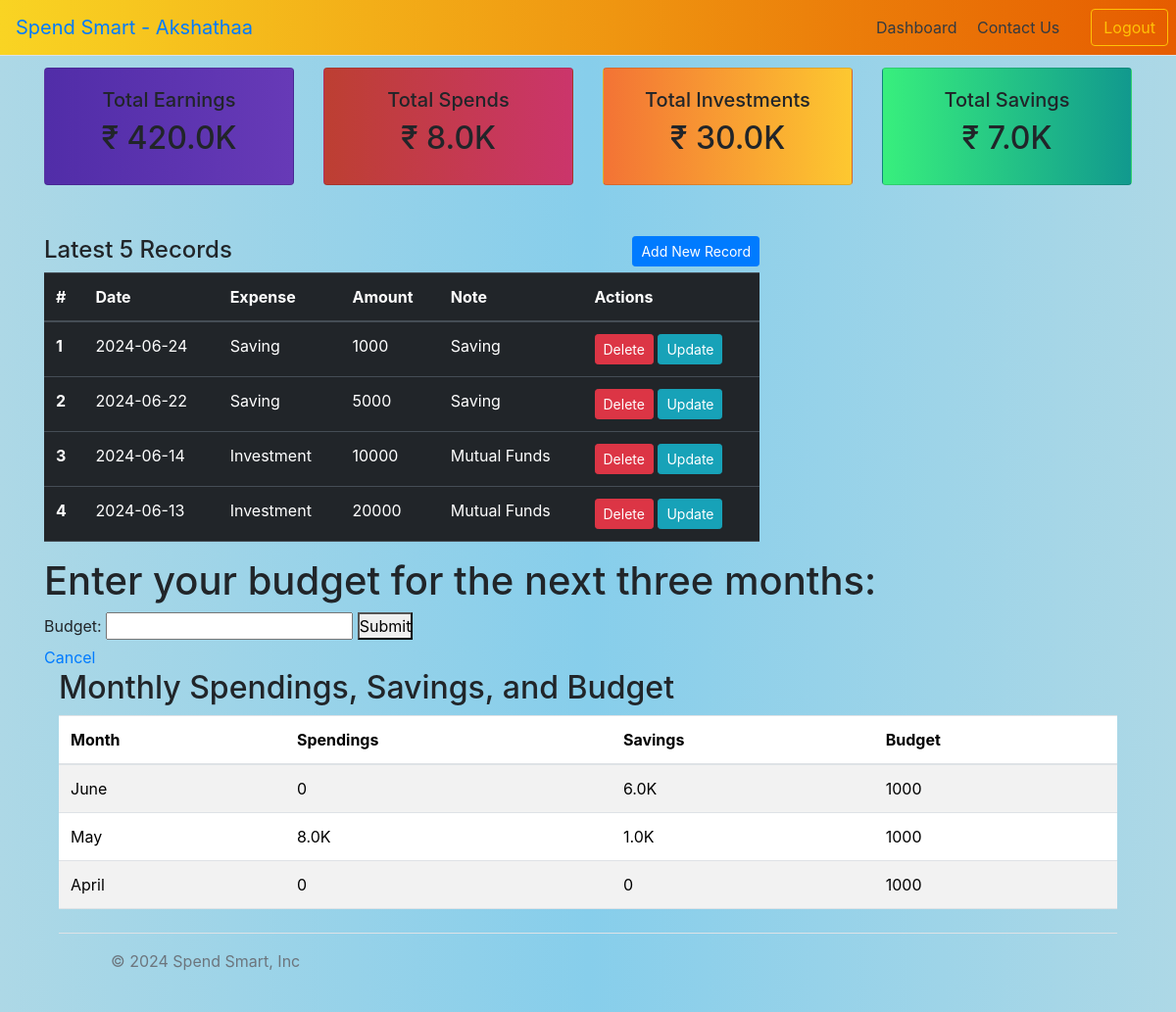
Screenshot of /home (signed in) with the database file from the repository.
### tables this page shows
CREATE TABLE user_login (user_id INTEGER PRIMARY KEY AUTOINCREMENT, username VARCHAR(30) NOT NULL, 
        email VARCHAR(30) NOT NULL UNIQUE, password VARCHAR(20) NOT NULL);

CREATE TABLE user_expenses (id INTEGER PRIMARY KEY AUTOINCREMENT, user_id INTEGER NOT NULL, pdate DATE NOT 
        NULL, expense VARCHAR(10) NOT NULL, amount INTEGER NOT NULL, pdescription VARCHAR(50), FOREIGN KEY (user_id) 
        REFERENCES user_login(user_id));

### main.py (the view)
@app.route('/home')
def home():
    if 'user_id' in session:
        budget = session.get('budget', 1000)  # Use the budget from the session, or default to 1000 if it's not set
        query = """SELECT * FROM user_login WHERE user_id = {}""".format(session['user_id'])
        userdata = support.execute_query("search", query)
        table_query = """SELECT * FROM user_expenses WHERE user_id = {} ORDER BY pdate DESC""".format(session['user_id'])
        table_data = support.execute_query("search", table_query)
        df = pd.DataFrame(table_data, columns=['#', 'User_Id', 'Date', 'Expense', 'Amount', 'Note'])
        df = support.generate_df(df)
        try:
            earning, spend, invest, saving = support.top_tiles(df)
        except:
            earning, spend, invest, saving = 0, 0, 0, 0
        monthly_data = support.get_monthly_spendings_and_savings(df, budget)
        return render_template('home.html',
                               user_name=userdata[0][1],
                               df_size=df.shape[0],
                               df=jsonify(df.to_json()),
                               earning=earning,
                               spend=spend,
                               invest=invest,
                               saving=saving,
                               table_data=table_data[:4],
                               monthly_data=monthly_data,
                               budget=budget)
    else:
        return redirect('/')

### support.py (called while the page is built)
def connect_db():
    conn = sqlite3.connect("expense.db")
    cur = conn.cursor()
    cur.execute(
        '''CREATE TABLE IF NOT EXISTS user_login (user_id INTEGER PRIMARY KEY AUTOINCREMENT, username VARCHAR(30) NOT NULL,
        email VARCHAR(30) NOT NULL UNIQUE, password VARCHAR(20) NOT NULL)''')
    cur.execute(
        '''CREATE TABLE IF NOT EXISTS user_expenses (id INTEGER PRIMARY KEY AUTOINCREMENT, user_id INTEGER NOT NULL, pdate DATE NOT
        NULL, expense VARCHAR(10) NOT NULL, amount INTEGER NOT NULL, pdescription VARCHAR(50), FOREIGN KEY (user_id)
        REFERENCES user_login(user_id))''')
    conn.commit()
    return conn, cur

def execute_query(operation=None, query=None):
    connection, cursor = connect_db()
    if operation == 'search':
        cursor.execute(query)
        data = cursor.fetchall()
        cursor.close()
        return data
    elif operation in ['insert', 'delete']:
        cursor.execute(query)
        connection.commit()
        cursor.close()
        connection.close()
        return None

def generate_df(df):
    df = df
    df['Date'] = pd.to_datetime(df['Date'])
    df['Year'] = df['Date'].dt.year
    df['Month_name'] = df['Date'].dt.month_name()
    df['Month'] = df['Date'].dt.month
    df['Day_name'] = df['Date'].dt.day_name()
    df['Day'] = df['Date'].dt.day
    df['Week'] = df['Date'].dt.isocalendar().week
    return df

def num2MB(num):
    if num < 1000:
        return int(num)
    if 1000 <= num < 1000000:
        return f'{float("%.2f" % (num / 1000))}K'
    elif 1000000 <= num < 1000000000:
        return f'{float("%.2f" % (num / 1000000))}M'
    else:
        return f'{float("%.2f" % (num / 1000000000))}B'

def top_tiles(df=None):
    if df is not None:
        tiles_data = df[['Expense', 'Amount']].groupby('Expense').sum()
        tiles = {'Earning': 0, 'Investment': 0, 'Saving': 0, 'Spend': 0}
        for i in list(tiles_data.index):
            try:
                tiles[i] = num2MB(tiles_data.loc[i][0])
            except:
                pass
        return tiles['Earning'], tiles['Spend'], tiles['Investment'], tiles['Saving']
    return

### templates/home.html (shortened to what this page needs)
<!DOCTYPE html>
<html lang="en">
    <head>
        <link rel="stylesheet" type="text/css" href="{{ url_for('static',filename='css/style.css') }}">
        <link href="/docs/5.1/dist/css/bootstrap.min.css" rel="stylesheet">
        <link rel="stylesheet" href="https://cdn.jsdelivr.net/npm/bootstrap@4.3.1/dist/css/bootstrap.min.css">
    </head>
    <body class="page-bg">
     <div class="bg-nav d-flex flex-column flex-md-row align-items-center pb-0 mb-0 border-bottom">
      <h5 class="m-3 mr-md-auto font-weight-normal"><a href="/" style="text-decoration : none">Spend Smart - {{ user_name }}</a></h5>
      <nav class="m-2 my-md-0 mr-md-3">
        <a class="py-2 m-2 text-dark" href="/home">Dashboard</a>
        <a class="py-2 m-2 text-dark" href="/contact">Contact Us</a>
      </nav>
         <a class="btn m-2 btn-outline-warning" href="/logout">Logout</a>
    </div>
     <div class="container ">
         <div class="row my-2 ">
             <div class="col-md-3">
                 <div class="card deep-purple my-1">
                     <div class="card-body ">
                         <h5 class="text-center">Total Earnings</h5>
                         <h2 class="text-center">₹ {{ earning }}</h2>
                     </div>
                 </div>
             </div>
             <div class="col-md-3">
                 <div class="card alive my-1">
                     <div class="card-body ">
                         <h5 class="text-center">Total Spends</h5>
                         <h2 class="text-center">₹ {{ spend }}</h2>
                     </div>
                 </div>
             </div>
             <div class="col-md-3">
                 <div class="card citrus my-1">
                     <div class="card-body ">
                         <h5 class="text-center">Total Investments</h5>
                         <h2 class="text-center">₹ {{ invest }}</h2>
                     </div>
                 </div>
             </div>
             <div class="col-md-3">
                 <div class="card green my-1">
                     <div class="card-body ">
                         <h5 class="text-center">Total Savings</h5>
                         <h2 class="text-center">₹ {{ saving }}</h2>
                     </div>
                 </div>
             </div>
         </div>
         <br>
<div class="row mt-3">
    <div class="col-md-8">
        <div class="row">
            <div class="col-md-4">
                <h4>Latest 5 Records</h4>
            </div>
            <div class="col-md-8 text-right">
                <button type="button" data-toggle="modal" data-target="#add_record" class="btn btn-primary btn-sm">Add New Record</button>
            </div>
        </div>
        <div class="row">
            <div class="col-md-12">
                <table class="table table-dark">
                    <thead>
                        <tr>
                            <th scope="col">#</th>
                            <th scope="col">Date</th>
                            <th scope="col">Expense</th>
                            <th scope="col">Amount</th>
                            <th scope="col">Note</th>
                            <th scope="col">Actions</th>
                        </tr>
                    </thead>
                    <tbody>
                        {% for row in table_data %}
                        <tr>
                            <th scope="row">{{ loop.index }}</th>
                            <td>{{ row[2] }}</td>
                            <td>{{ row[3] }}</td>
                            <td>{{ row[4] }}</td>
                            <td>{{ row[5] }}</td>
                            <td>
                                <form action="/delete_expense" method="post" style="display:inline;">
                                    <button type="submit" class="btn btn-danger btn-sm">Delete</button>
                                </form>
                                <button type="button" class="btn btn-info btn-sm" data-toggle="modal" data-target="#update_record_{{ row[0] }}">Update</button>
                            </td>
                        </tr>
                        {% endfor %}
                    </tbody>
                </table>
            </div>
        </div>
    </div>
     </div>
     <!DOCTYPE html>
<html lang="en">
<head>
</head>
<body>
    <h1>Enter your budget for the next three months:</h1>
    <form method="post" action="/budget_input">
        <label for="budget">Budget:</label>
        <input type="number" name="budget" id="budget" required>
        <button type="submit">Submit</button>
    </form>
    <a href="/home">Cancel</a>
</body>
</html>
    <div class="container">
    <h2>Monthly Spendings, Savings, and Budget</h2>
    <table class="table table-striped">
        <thead>
            <tr>
                <th>Month</th>
                <th>Spendings</th>
                <th>Savings</th>
                <th>Budget</th>
            </tr>
        </thead>
        <tbody>
            {% for month, data in monthly_data.items() %}
            <tr>
                <td>{{ month }}</td>
                <td>{{ data.Spendings }}</td>
                <td>{{ data.Savings }}</td>
                <td>{{ data.Budget }}</td>
            </tr>
            {% endfor %}
        </tbody>
    </table>
</div>
     <div class="container">
      <footer class="d-flex flex-wrap justify-content-between align-items-center py-3 my-4 border-top">
        <div class="col-md-4 d-flex align-items-center">
          <a href="/" class="mb-3 me-2 mb-md-0 text-muted text-decoration-none lh-1">
            <svg class="bi" width="30" height="24"><use xlink:href="#bootstrap"/></svg>
          </a>
          <span class="text-muted">&copy; 2024 Spend Smart, Inc</span>
        </div>
      </footer>
    </div>
    </body>
</html>

### static/css/style.css (style rules this page uses)
.bg-nav { background: #e65c00; background: -webkit-linear-gradient(to right, #F9D423, #e65c00); background: linear-gradient(to right, #F9D423, #e65c00); }
.page-bg { background: #0F2027; background: -webkit-linear-gradient(to right, #2C5364, #203A43, #0F2027); background: linear-gradient(to right, #ADD8E6, #87CEEB, #ADD8E6); }
.deep-purple { background: #673AB7; background: -webkit-linear-gradient(to right, #512DA8, #673AB7); background: linear-gradient(to right, #512DA8, #673AB7); }
.alive { background: #CB356B; background: -webkit-linear-gradient(to right, #BD3F32, #CB356B); background: linear-gradient(to right, #BD3F32, #CB356B); }
.citrus { background: #FDC830; background: -webkit-linear-gradient(to right, #F37335, #FDC830); background: linear-gradient(to right, #F37335, #FDC830); }
.green { background: #11998e; background: -webkit-linear-gradient(to right, #38ef7d, #11998e); background: linear-gradient(to right, #38ef7d, #11998e); }
* { margin: 0; padding: 0; scroll-behavior: smooth; box-sizing: border-box; }
body { background-color: white; overflow-x: hidden; font-family: "Poppins", sans-serif; font-size: 16px; }
input { overflow: hidden; }

### rows the page displays
user_login: username "Akshathaa"
user_expenses: pdate "2024-06-24", expense "Saving", amount "1000", pdescription "Saving"
user_expenses: pdate "2024-06-22", expense "Saving", amount "5000", pdescription "Saving"
user_expenses: pdate "2024-06-14", expense "Investment", amount "10000", pdescription "Mutual Funds"
user_expenses: pdate "2024-06-13", expense "Investment", amount "20000", pdescription "Mutual Funds"

### other values shown
{{ earning }} "420.0K"
{{ spend }} "8.0K"
{{ invest }} "30.0K"
{{ saving }} "7.0K"
{{ month }} "June" "May" "April"
{{ data.Spendings }} "0" "8.0K" "0"
{{ data.Savings }} "6.0K" "1.0K" "0"
{{ data.Budget }} "1000" "1000" "1000"
